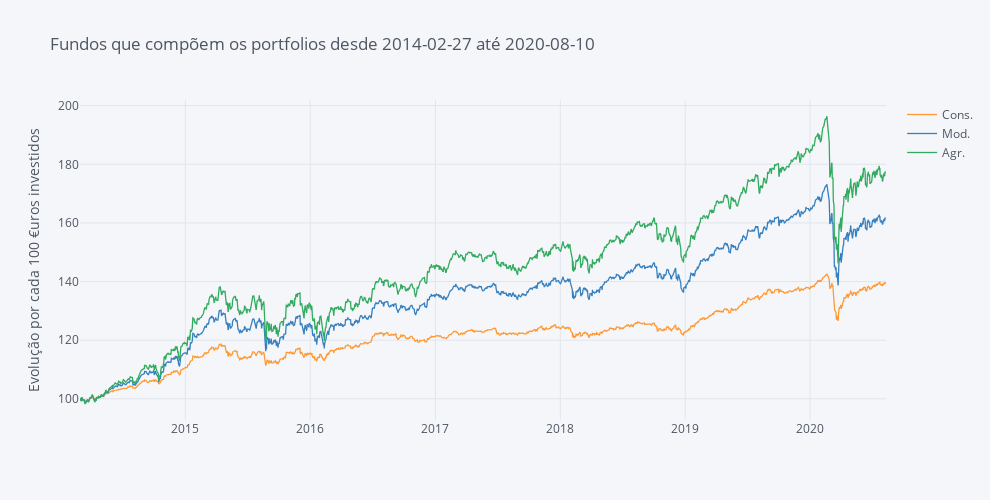

Write notebook code for a chart like this one.
### Markdown cell above
### Portfolios:

- Portfolio Conservador:
    - 15% IWDA (MSCI World) - [Homepage](https://www.ishares.com/nl/particuliere-belegger/nl/producten/251882/ishares-msci-world-ucits-etf-acc-fund) (tem de se traduzir para inglês usando a funcionalidade "translate to english" do chrome)
    - 15% IQQ0/MVol (MSCI World Min Vol) - [Homepage](https://www.ishares.com/nl/particuliere-belegger/nl/producten/251882/ishares-msci-world-ucits-etf-acc-fund) (tem de se traduzir para inglês usando a funcionalidade "translate to english" do chrome)
    - 70% Vanguard Global Bond - [Homepage](https://global.vanguard.com/portal/site/kiids/pt/pt/documents) // [Kiid](https://global.vanguard.com/portal/site/loadPDF?country=pt&docId=10417)
    
    
- Portfolio Moderado:
    - 30% IWDA (MSCI World) - [Homepage](https://www.ishares.com/nl/particuliere-belegger/nl/producten/251882/ishares-msci-world-ucits-etf-acc-fund) (tem de se traduzir para inglês usando a funcionalidade "translate to english" do chrome)
    - 30% IQQ0/MVol (MSCI World Min Vol) - [Homepage](https://www.ishares.com/nl/particuliere-belegger/nl/producten/251882/ishares-msci-world-ucits-etf-acc-fund) (tem de se traduzir para inglês usando a funcionalidade "translate to english" do chrome)
    - 40% Vanguard Global Bond - [Homepage](https://global.vanguard.com/portal/site/kiids/pt/pt/documents) // [Kiid](https://global.vanguard.com/portal/site/loadPDF?country=pt&docId=10417)
    
    
- Portfolio Agressivo:
    - 40% IWDA (MSCI World) - [Homepage](https://www.ishares.com/nl/particuliere-belegger/nl/producten/251882/ishares-msci-world-ucits-etf-acc-fund) (tem de se traduzir para inglês usando a funcionalidade "translate to english" do chrome)
    - 40% IQQ0/MVol (MSCI World Min Vol) - [Homepage](https://www.ishares.com/nl/particuliere-belegger/nl/producten/251882/ishares-msci-world-ucits-etf-acc-fund) (tem de se traduzir para inglês usando a funcionalidade "translate to english" do chrome)
    - 20% Vanguard Global Bond - [Homepage](https://global.vanguard.com/portal/site/kiids/pt/pt/documents) // [Kiid](https://global.vanguard.com/portal/site/loadPDF?country=pt&docId=10417)

### Code cell
portfolios.iplot(dimensions=pa.dimensions, title='Fundos que compõem os portfolios desde ' +  Begin + ' até ' + End,
             yTitle='Evolução por cada 100 €uros investidos')

### Figure 1 — Plotly figure (JSON) as saved in the notebook; plotly's stock layout.template omitted (floating-point values rounded to 4 significant figures; data arrays with more than 128 entries replaced by an {"elided": "..."} marker saying what was removed)
{"data": [{"line": {"color": "rgba(255, 153, 51, 1.0)", "dash": "solid", "shape": "linear", "width": 1.3}, "mode": "lines", "name": "Cons.", "text": "", "type": "scatter", "x": {"elided": "1687 str values"}, "y": {"elided": "1687 float values"}}, {"line": {"color": "rgba(55, 128, 191, 1.0)", "dash": "solid", "shape": "linear", "width": 1.3}, "mode": "lines", "name": "Mod.", "text": "", "type": "scatter", "x": {"elided": "1687 str values"}, "y": {"elided": "1687 float values"}}, {"line": {"color": "rgba(50, 171, 96, 1.0)", "dash": "solid", "shape": "linear", "width": 1.3}, "mode": "lines", "name": "Agr.", "text": "", "type": "scatter", "x": {"elided": "1687 str values"}, "y": {"elided": "1687 float values"}}], "layout": {"height": 500, "legend": {"bgcolor": "#F5F6F9", "font": {"color": "#4D5663"}}, "paper_bgcolor": "#F5F6F9", "plot_bgcolor": "#F5F6F9", "title": {"font": {"color": "#4D5663"}, "text": "Fundos que compõem os portfolios desde 2014-02-27 até 2020-08-10"}, "width": 990, "xaxis": {"autorange": true, "gridcolor": "#E1E5ED", "range": ["2014-02-27", "2020-08-10"], "showgrid": true, "tickfont": {"color": "#4D5663"}, "title": {"font": {"color": "#4D5663"}, "text": ""}, "type": "date", "zerolinecolor": "#E1E5ED"}, "yaxis": {"autorange": true, "gridcolor": "#E1E5ED", "range": [92.77, 201.9], "showgrid": true, "tickfont": {"color": "#4D5663"}, "title": {"font": {"color": "#4D5663"}, "text": "Evolução por cada 100 €uros investidos"}, "type": "linear", "zerolinecolor": "#E1E5ED"}}}
